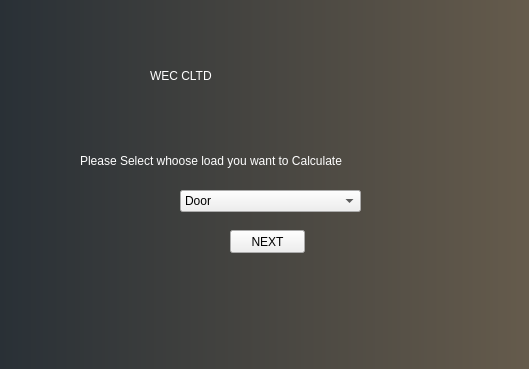
<?xml version="1.0" encoding="UTF-8"?>
<ui version="4.0">
 <class>select_win</class>
 <widget class="QMainWindow" name="select_win">
  <property name="geometry">
   <rect>
    <x>0</x>
    <y>0</y>
    <width>529</width>
    <height>369</height>
   </rect>
  </property>
  <property name="minimumSize">
   <size>
    <width>529</width>
    <height>369</height>
   </size>
  </property>
  <property name="maximumSize">
   <size>
    <width>529</width>
    <height>369</height>
   </size>
  </property>
  <property name="windowTitle">
   <string>MainWindow</string>
  </property>
  <property name="styleSheet">
   <string notr="true">background-color:qlineargradient(spread:pad, x1:0, y1:0, x2:1, y2:0, stop:0 rgba(41, 48, 54, 255), stop:1 rgba(101, 91, 76, 255));</string>
  </property>
  <widget class="QWidget" name="centralwidget">
   <widget class="QPushButton" name="next">
    <property name="geometry">
     <rect>
      <x>230</x>
      <y>230</y>
      <width>75</width>
      <height>23</height>
     </rect>
    </property>
    <property name="styleSheet">
     <string notr="true">background:none;
font:  &quot;Tahoma&quot;;
color:black;</string>
    </property>
    <property name="text">
     <string>NEXT</string>
    </property>
   </widget>
   <widget class="QLabel" name="textcity">
    <property name="geometry">
     <rect>
      <x>80</x>
      <y>140</y>
      <width>381</width>
      <height>41</height>
     </rect>
    </property>
    <property name="styleSheet">
     <string notr="true">background:none;
font: 10pt &quot;Tahoma&quot;;
color:white;</string>
    </property>
    <property name="text">
     <string>Please Select whoose load you want to Calculate</string>
    </property>
   </widget>
   <widget class="QLabel" name="title">
    <property name="geometry">
     <rect>
      <x>150</x>
      <y>30</y>
      <width>261</width>
      <height>91</height>
     </rect>
    </property>
    <property name="styleSheet">
     <string notr="true">background:none;
font: 28pt &quot;Tahoma&quot;;
color:white;</string>
    </property>
    <property name="text">
     <string>WEC CLTD</string>
    </property>
   </widget>
   <widget class="QComboBox" name="Selection">
    <property name="geometry">
     <rect>
      <x>180</x>
      <y>190</y>
      <width>181</width>
      <height>22</height>
     </rect>
    </property>
    <property name="styleSheet">
     <string notr="true">background:none;
font:  &quot;Tahoma&quot;;
color:black;</string>
    </property>
    <item>
     <property name="text">
      <string>Door</string>
     </property>
    </item>
    <item>
     <property name="text">
      <string>Appliances</string>
     </property>
    </item>
    <item>
     <property name="text">
      <string>Walls</string>
     </property>
    </item>
    <item>
     <property name="text">
      <string>Window</string>
     </property>
    </item>
    <item>
     <property name="text">
      <string>Roof</string>
     </property>
    </item>
   </widget>
  </widget>
 </widget>
 <resources/>
 <connections/>
</ui>
